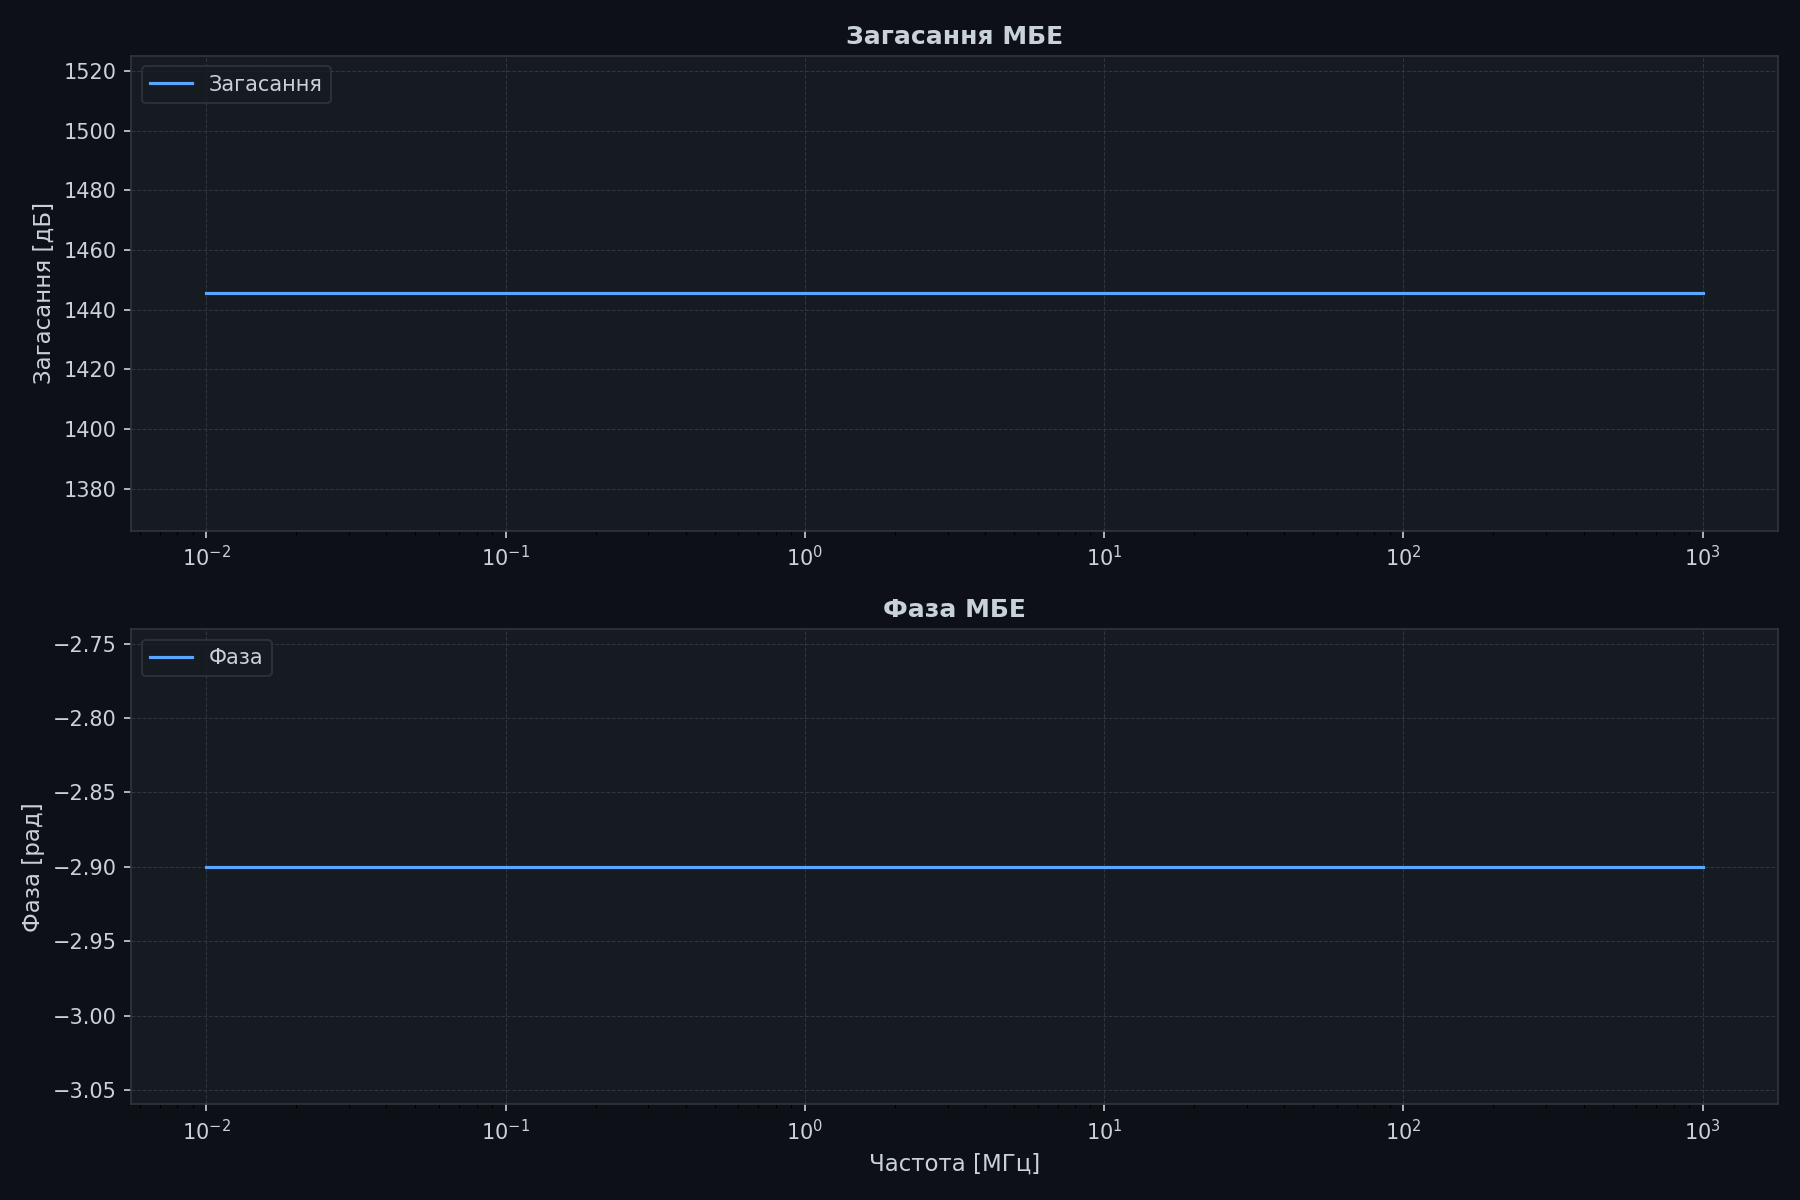

Write the Python code that produced this figure.
#!/usr/bin/env python3
"""
Простой тест - расчет МБЕ с фиксированными параметрами кабеля
"""

import numpy as np
import matplotlib.pyplot as plt

# ═════════════════════════════════════════════════════════════════════════════
# ПАРАМЕТРИ МЕРЕЖІ
# ═════════════════════════════════════════════════════════════════════════════

L1_seg = 5.0     # м (TX -> Node)
L2_seg = 5.0     # м (Node -> RX)  
L_branch = 5.0   # м (Node -> Load)
Zs = 75.0        # Ом (TX)
ZL = 75.0        # Ом (RX)
Z_load = 59.0    # Ом (Load)

# Фіксовані параметри кабелю ШВВП 2×1.5 на 24 МГц
alpha = 16.600460      # Нп/км (загасання)
beta = 1087.281047     # рад/км (фаза)
Z0 = 66.9              # Ом (характеристичний імпеданс)

# Гамма = α + jβ (константна для всіх частот)
gamma = complex(alpha, beta)

# ═════════════════════════════════════════════════════════════════════════════
# РОЗРАХУНОК
# ═════════════════════════════════════════════════════════════════════════════

# Діапазон частот (по логарифмічній шкалі від 0.01 до 1000 МГц)
freq_hz = np.logspace(np.log10(0.01e6), np.log10(1000e6), 500)
freq_mhz = freq_hz / 1e6

att_list = []
phi_list = []

for fi, f_hz in enumerate(freq_hz):
    # Гиперболические функции от постоянной гаммы
    gl1 = gamma * L1_seg
    gl2 = gamma * L2_seg
    gl_br = gamma * L_branch
    
    # Функции гиперболических косинуса и синуса (с обработкой переполнения)
    def safe_hyperbolic(gl):
        gl_re = np.real(gl)
        if gl_re > 100:
            exp_val = np.exp(gl_re)
            return exp_val / 2, exp_val / 2  # cosh, sinh
        else:
            return np.cosh(gl), np.sinh(gl)
    
    cosh_gl1, sinh_gl1 = safe_hyperbolic(gl1)
    cosh_gl2, sinh_gl2 = safe_hyperbolic(gl2)
    cosh_gl_br, sinh_gl_br = safe_hyperbolic(gl_br)
    
    # Вхідне сопротивление ветви (Load на конце ветвления)
    Zvid_branch = Z0 * (Z_load * cosh_gl_br + Z0 * sinh_gl_br) / (Z0 * cosh_gl_br + Z_load * sinh_gl_br)
    
    # ABCD матриці для сегментів та ветвлення
    # A1 (первый сегмент TX -> Node)
    A1_1 = cosh_gl1
    B1_1 = Z0 * sinh_gl1
    C1_1 = sinh_gl1 / Z0
    D1_1 = cosh_gl1
    
    # A2 (T-ветвление на Node)
    A2_1 = 1.0
    B2_1 = 0.0
    C2_1 = 1.0 / Zvid_branch
    D2_1 = 1.0
    
    # A1 (второй сегмент Node -> RX)
    A1_2 = cosh_gl2
    B1_2 = Z0 * sinh_gl2
    C1_2 = sinh_gl2 / Z0
    D1_2 = cosh_gl2
    
    # Множимо матриці: A_total = A1_1 * A2_1 * A1_2
    # Спочатку A1_1 * A2_1
    A_temp = A1_1 * A2_1 + B1_1 * C2_1
    B_temp = A1_1 * B2_1 + B1_1 * D2_1
    C_temp = C1_1 * A2_1 + D1_1 * C2_1
    D_temp = C1_1 * B2_1 + D1_1 * D2_1
    
    # Потім (A1_1 * A2_1) * A1_2
    A = A_temp * A1_2 + B_temp * C1_2
    B = A_temp * B1_2 + B_temp * D1_2
    C = C_temp * A1_2 + D_temp * C1_2
    D = C_temp * B1_2 + D_temp * D1_2
    
    # Передавальна функція: H = 2*ZL / (A*ZL + B + C*Zs*ZL + D*Zs)
    denom = A * ZL + B + C * Zs * ZL + D * Zs
    if np.abs(denom) > 1e-200 and np.isfinite(denom):
        H = (2.0 * ZL) / denom
        absH = np.abs(H)
        if absH > 0 and np.isfinite(absH):
            att = -20.0 * np.log10(absH)
            phi = np.angle(H)
        else:
            att = 0.0
            phi = 0.0
    else:
        att = 0.0
        phi = 0.0
    
    att_list.append(att)
    phi_list.append(phi)

att_array = np.array(att_list)
phi_array = np.array(phi_list)

# ═════════════════════════════════════════════════════════════════════════════
# ГРАФІКИ
# ═════════════════════════════════════════════════════════════════════════════

fig, (ax1, ax2) = plt.subplots(2, 1, figsize=(12, 8))
fig.patch.set_facecolor('#0D1117')

# Загасання
ax1.set_facecolor('#161B22')
ax1.plot(freq_mhz, att_array, color='#58A6FF', linewidth=1.5, label=f'Загасання')
ax1.set_ylabel('Загасання [дБ]', color='#C9D1D9', fontsize=11)
ax1.set_title('Загасання МБЕ', color='#C9D1D9', fontsize=12, fontweight='bold')
ax1.grid(True, color='#30363D', linestyle='--', linewidth=0.5)
ax1.tick_params(colors='#C9D1D9')
ax1.set_xscale('log')
for spine in ax1.spines.values():
    spine.set_color('#30363D')
ax1.legend(loc='upper left', facecolor='#161B22', edgecolor='#30363D', labelcolor='#C9D1D9')

# Фаза
ax2.set_facecolor('#161B22')
ax2.plot(freq_mhz, phi_array, color='#58A6FF', linewidth=1.5, label='Фаза')
ax2.set_ylabel('Фаза [рад]', color='#C9D1D9', fontsize=11)
ax2.set_xlabel('Частота [МГц]', color='#C9D1D9', fontsize=11)
ax2.set_title('Фаза МБЕ', color='#C9D1D9', fontsize=12, fontweight='bold')
ax2.grid(True, color='#30363D', linestyle='--', linewidth=0.5)
ax2.tick_params(colors='#C9D1D9')
ax2.set_xscale('log')
for spine in ax2.spines.values():
    spine.set_color('#30363D')
ax2.legend(loc='upper left', facecolor='#161B22', edgecolor='#30363D', labelcolor='#C9D1D9')

plt.tight_layout()
plt.savefig('test_fixed_params.png', facecolor='#0D1117', dpi=150)
print("✓ Графік збережено у test_fixed_params.png")

print("\n=== РЕЗУЛЬТАТИ ===")
print(f"Діапазон частот: {freq_mhz[0]:.2f} - {freq_mhz[-1]:.0f} МГц")
print(f"Параметри кабелю:")
print(f"  α = {alpha} Нп/км")
print(f"  β = {beta} рад/км")
print(f"  Z0 = {Z0} Ом")
print(f"Мережа:")
print(f"  Zs = {Zs} Ом (TX)")
print(f"  ZL = {ZL} Ом (RX)")
print(f"  Z_load = {Z_load} Ом (Load)")
print(f"\nДіапазон загасання: {np.min(att_array):.2f} - {np.max(att_array):.2f} дБ")
print(f"Діапазон фази: {np.min(phi_array):.3f} - {np.max(phi_array):.3f} рад")

plt.show()
